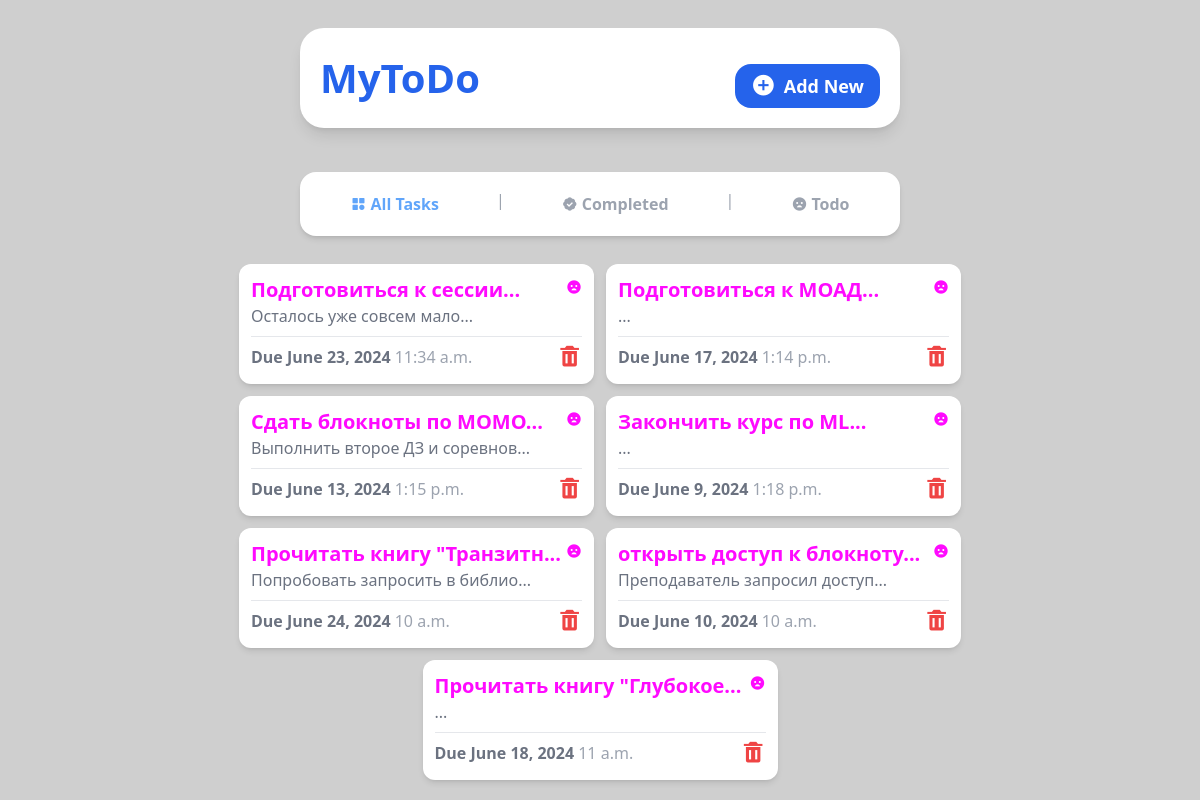
Page /remaining on the committed database.
### tasks/models.py (models this page shows, shortened)
class Task(models.Model):
    title = models.CharField(max_length=128)
    description = models.TextField(null=True, blank=True)
    due_date = models.DateField()
    due_time =models.TimeField()
    completed = models.BooleanField(default=False)

### tasks/views.py (the view)
# urls.py: path('remaining', views.remaining, name='remaining'),
def remaining(request):
    remaining_tasks = Task.objects.filter(completed=False)
    return render(request, 'remaining.html', {
        'tasks': remaining_tasks
    })

### tasks/templates/remaining.html
{%include 'base.html' %}
{%include 'remaining_navigation.html' %}
{% block content %}
<section
class="flex flex-1 flex-wrap justify-center gap-3 bg-[#fff0] w-10/12 md:w-11/12 h-full mb-3 rounded-2xl p-3 overflow-y-auto scrollbar-hide"
>
{% for task in tasks %}
<div
  class="w-[355px] flex flex-col shadow-md bg-white h-[120px] rounded-xl p-3"
>
  <div class="flex flex-row justify-between">
    <div>
      <a href="{% url 'detail' task.id%}">
        <h1 class="text-pink-500 font-semibold text-xl">
          {{ task.title | slice:":25" }}...
        </h1>
      </a>
      <p class="text-gray-500 text-md">
        {{ task.description | slice:":30" }}...
      </p>
    </div>
    <a href="{% url 'change_status' task.id %}">
      <i class='text-pink-500 bx bxs-sad'></i>
    </a>
  </div>
  <hr class="border-t border-gray-200 my-2" />
  <div class="flex flex-row justify-between">
    <h2 class="text-gray-500 font-bold">
      Due {{task.due_date}} <span class="font-medium text-gray-400">{{task.due_time}}</span>
    </h2>
    <a href="{% url 'delete' task.id %}">
      <i class="bx bxs-trash bx-sm text-red-500"></i>
    </a>
  </div>
</div>
{% endfor %}
</section>
{% endblock content %}

### tasks/static/style.css (style rules this page uses)
html { line-height: 1.5; -webkit-text-size-adjust: 100%; -moz-tab-size: 4; -o-tab-size: 4; tab-size: 4; font-family: ui-sans-serif, system-ui, -apple-system, BlinkMacSystemFont, "Segoe UI", Roboto, "Helvetica Neue", Arial, "Noto Sans", sans-serif, "Apple Color Emoji", "Segoe UI Emoji", "Segoe UI Symbol", "Noto Color Emoji"; font-feature-settings: normal; font-variation-settings: normal; }
body { margin: 0; line-height: inherit; }
hr { height: 0; color: inherit; border-top-width: 1px; }
h1, h2, h3, h4, h5, h6 { font-size: inherit; font-weight: inherit; }
a { color: inherit; text-decoration: inherit; }
blockquote, dl, dd, h1, h2, h3, h4, h5, h6, hr, figure, p, pre { margin: 0; }
.my-2 { margin-top: 0.5rem; margin-bottom: 0.5rem; }
.mb-3 { margin-bottom: 0.75rem; }
.flex { display: flex; }
.h-\[120px\] { height: 120px; }
.h-full { height: 100%; }
.h-screen { height: 100vh; }
.w-10\/12 { width: 83.333333%; }
.w-\[355px\] { width: 355px; }
.flex-1 { flex: 1 1 0%; }
.flex-row { flex-direction: row; }
.flex-col { flex-direction: column; }
.flex-wrap { flex-wrap: wrap; }
.items-center { align-items: center; }
.justify-center { justify-content: center; }
.justify-between { justify-content: space-between; }
.gap-3 { gap: 0.75rem; }
.gap-4 { gap: 1rem; }
.overflow-y-auto { overflow-y: auto; }
.rounded-2xl { border-radius: 1rem; }
.rounded-xl { border-radius: 0.75rem; }
.border-t { border-top-width: 1px; }
.border-gray-200 { --tw-border-opacity: 1; border-color: rgb(229 231 235 / var(--tw-border-opacity)); }
.bg-\[\#cfcfcf\] { --tw-bg-opacity: 1; background-color: rgb(207 207 207 / var(--tw-bg-opacity)); }
.bg-\[\#fff0\] { background-color: #fff0; }
.bg-white { --tw-bg-opacity: 1; background-color: rgb(255 255 255 / var(--tw-bg-opacity)); }
.p-3 { padding: 0.75rem; }
.text-xl { font-size: 1.25rem; line-height: 1.75rem; }
.font-bold { font-weight: 700; }
.font-medium { font-weight: 500; }
.font-semibold { font-weight: 600; }
.text-gray-400 { --tw-text-opacity: 1; color: rgb(156 163 175 / var(--tw-text-opacity)); }
.text-gray-500 { --tw-text-opacity: 1; color: rgb(107 114 128 / var(--tw-text-opacity)); }
.text-pink-500 { --tw-text-opacity: 1; color: rgb(255 10 255 / var(--tw-text-opacity)); }
.text-red-500 { --tw-text-opacity: 1; color: rgb(239 68 68 / var(--tw-text-opacity)); }
.shadow-md { --tw-shadow: 0 4px 6px -1px rgb(0 0 0 / 0.1), 0 2px 4px -2px rgb(0 0 0 / 0.1); --tw-shadow-colored: 0 4px 6px -1px var(--tw-shadow-color), 0 2px 4px -2px var(--tw-shadow-color); box-shadow: var(--tw-ring-offset-shadow, 0 0 #0000), var(--tw-ring-shadow, 0 0 #0000), var(--tw-shadow); }
@media (min-width: 768px) { .md\:w-11\/12 { width: 91.666667%; } }

### rows in the picture
Task: title "Подготовиться к сессии", description "Осталось уже совсем мало", due_date "June 23, 2024", due_time "11:34 a.m."
Task: title "Подготовиться к МОАД", due_date "June 17, 2024", due_time "1:14 p.m."
Task: title "Сдать блокноты по МОМО", description "Выполнить второе ДЗ и соревнов", due_date "June 13, 2024", due_time "1:15 p.m."
Task: title "Закончить курс по ML", due_date "June 9, 2024", due_time "1:18 p.m."
Task: title "Прочитать книгу \"Транзитн", description "Попробовать запросить в библио", due_date "June 24, 2024", due_time "10 a.m."
Task: title "открыть доступ к блокноту", description "Преподаватель запросил доступ", due_date "June 10, 2024", due_time "10 a.m."
Task: title "Прочитать книгу \"Глубокое", due_date "June 18, 2024", due_time "11 a.m."
